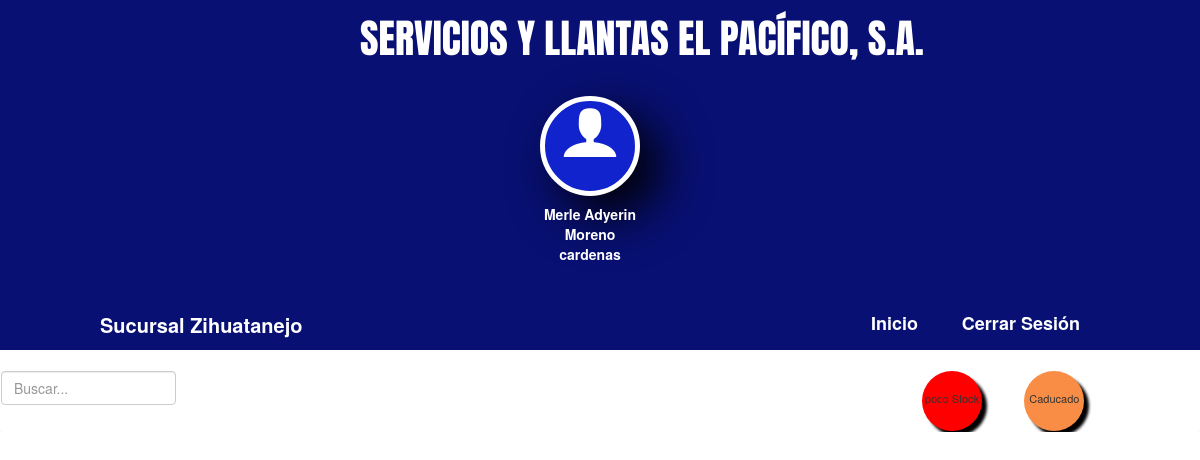
The page /Vista/Almacen/inventario.php (signed in) on the database its author committed.
### tables this page shows
CREATE TABLE `personal` (
  `Id_persona` int(11) NOT NULL,
  `Nombre` varchar(50) NOT NULL,
  `Pass` varchar(300) NOT NULL,
  `Tipo` varchar(50) NOT NULL,
  `Tel` varchar(10) NOT NULL,
  `Celular` varchar(10) NOT NULL,
  `Ciudad_pe` varchar(50) NOT NULL,
  `Colonia_pe` varchar(50) NOT NULL,
  `Calle_pe` varchar(50) NOT NULL,
  `RFC` varchar(13) NOT NULL,
  `Id_sucu_1` int(11) NOT NULL
);

CREATE TABLE `sucursal` (
  `Id_sucu` int(11) NOT NULL,
  `Administrador` varchar(50) NOT NULL,
  `Ciudad` varchar(50) NOT NULL,
  `Colonia` varchar(50) NOT NULL,
  `Calle` varchar(50) NOT NULL,
  `Correo` varchar(50) NOT NULL,
  `Tel` varchar(10) NOT NULL,
  `RfC` varchar(13) NOT NULL,
  `CP` varchar(5) NOT NULL
);

### Vista/Almacen/inventario.php (the view, shortened to what this page needs)
<!DOCTYPE html>
<html lang="en">
<head>
	<link rel="stylesheet" type="text/css" href="../../Diseño/css/bootstrap.min.css">
  	<link rel="stylesheet" type="text/css" href="../../Diseño/iconos/fonts/style.css">
    <link rel="stylesheet" type="text/css" href="../../Diseño/css-almacen/diseño-modal-actua-pro.css">
</head>
<body>
<?php
  if (!isset($_SESSION["usuario"])) {
    header("location:../../Control/iniciar.php");
  }else {
    include("../../Control/conexion.php");
    $consul="SELECT Id_sucu,Nombre,Tipo,Ciudad FROM personal JOIN sucursal ON sucursal.Id_sucu=personal.Id_sucu_1 WHERE Id_persona=:usua";
    $re=$con->prepare($consul);
    $re->execute(array(":usua"=>$_SESSION['usuario']));
    while ($row=$re->fetch(PDO::FETCH_ASSOC)) {
     $nom=$row['Nombre'];
     $sucu=$row['Ciudad'];
     $tipo=$row['Tipo'];
    }
  }
 ?>
 <?php
 if ($tipo=="Administrativo") {
  echo "
  <header>
  <div class='titulo'>SERVICIOS Y LLANTAS EL PACÍFICO, S.A.</div>
    <div class='img'>
    <span class='icon-user'></span>
    <div class='globo'>
     $tipo
  </div>
    </div>
    <div class='usuario'>
      <strong>$nom</strong>
    </div>
</header>
<div class='encabezado'>
    <div class='wrapper'>
    <div class='logo'>Sucursal $sucu</div>
      <nav class='barra'>
        <a href='../../Vista/Admi/incio-admi.php'>Admistrador</a>
        <a href='../../Vista/Almacen/inicio_almacen.php'>Inicio</a>
        <a href='../../Control/cerrar.php'>Cerrar Sesión</a>
      </nav>
    </div>
</div>
  ";
 }else{
 echo "
  <header>
  <div class='titulo'>SERVICIOS Y LLANTAS EL PACÍFICO, S.A.</div>
    <div class='img'>
    <span class='icon-user'></span>
    <div class='globo'>
     $tipo
  </div>
    </div>
    <div class='usuario'>
      <strong>".$nom."</strong>
    </div>
</header>
<div class='encabezado'>
    <div class='wrapper'>
    <div class='logo'>Sucursal $sucu</div>
      <nav class='barra'>
        <a href='../../Vista/Almacen/inicio_almacen.php'>Inicio</a>
        <a href='../../Control/cerrar.php'>Cerrar Sesión</a>
      </nav>
    </div>
</div>
  ";
 }
  ?>
<br>
<div class="container-fluitd">
<div class="table-responsive">
<div class="panel">
<section class="row">
<article class="col-xs-12 col-sm-8 col-md-2 col-lg-2">
<div class="form-group ">
<input type="text" name="buscar" id="buscar" placeholder="Buscar..." class="form-control">
</div>
</article>
<aside class="col-xs-12 col-sm-12 col-md-8 col-lg-7">
</aside>
<aside class="col-xs-12 col-sm-12 col-md-1 col-lg-1">
<div class="poco-stock">
poco Stock
</div>
</aside>
<aside class="col-xs-12 col-sm-12 col-md-1 col-lg-1">
<div class="caducado">
Caducado
</div>
</aside>
</section>
</div>
</div>
  </div>
</body>
</html>

### Diseño/css-almacen/diseño-modal-actua-pro.css (style rules this page uses)
* { padding: 0px; margin:0px; }
body { background: #fff; }
header { width: 100%; height: 300px; background: #081073; }
.usuario { position:absolute; width: 100px; height: 50px; color: #ffffff; left:45%; margin-top: 17%; text-align: center; }
.img { position: absolute; width: 100px; height: 100px; background:#1123CC; left: 45%; margin-top: 8%; color: #ffffff; text-align: center; border-radius: 100%; border: 5px solid #ffffff; box-shadow: 20px 20px 50px black; }
.icon-user { font-size: 60px; }
.encabezado { width: 100%; background:#081073; color: #ffffff; overflow: hidden; }
.titulo { font-size: 40px; color: #fff; position: absolute; left: 30%; top:10px; font-family: 'Anton', sans-serif; }
.wrapper { width: 90%; max-width: 1000px; margin: auto; overflow: hidden; }
.encabezado .logo { color: #fff; font-size: 20px; line-height: 50px; font-weight: bold; float: left; }
.encabezado .barra { float: right; line-height: 20px; }
.encabezado .barra a { display: inline-block; color: #fff; text-decoration: none; padding:10px 20px; line-height: normal; font-size: 18px; font-weight: bold; -webkit-transition: all 500ms ease; -moz-transition: all 500ms ease; -ms-transition: all 500ms ease; -o-transition: all 500ms ease; transition: all 500ms ease; }
.panel { max-width: 1300px; margin: auto; }
.poco-stock { background: red; width: 60px; height: 60px; border-radius: 100%; text-align: center; font-size: 11px; padding-top: 20px; box-shadow: 5px 5px 3px black; }
.caducado { background: #FA8D45; width: 60px; height: 60px; border-radius: 100%; text-align: center; font-size: 11px; padding-top: 20px; box-shadow: 5px 5px 3px black; }

### rows shown on the page
personal: Nombre "Merle Adyerin Moreno cardenas", Id_sucu_1.Ciudad "Zihuatanejo"
